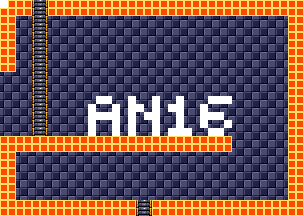

This is a level from a 2D game, rendered from its Tiled map with the project's own tilesets. A one-line summary and the map file follow, with tile-layer data summarised:
An orthogonal 38x27 tile map with 8x8 px tiles, 4 tile layers (background, foreground, room numbers, Objects), 15 tilesets.

<map version="1.5" tiledversion="1.7.1" orientation="orthogonal" renderorder="right-down" width="38" height="27" tilewidth="8" tileheight="8" infinite="0" nextlayerid="11" nextobjectid="1">
 <tileset firstgid="1" source="tilesheets/tsKarniMata.tsx" />
 <tileset firstgid="1025" source="tilesheets/tsVoodooWasp.tsx" />
 <tileset firstgid="2049" source="tilesheets/tsBurial.tsx" />
 <tileset firstgid="3073" source="tilesheets/tsBlueTemple.tsx" />
 <tileset firstgid="4097" source="tilesheets/tsGoddess.tsx" />
 <tileset firstgid="5121" source="tilesheets/tsKonark.tsx" />
 <tileset firstgid="6145" name="sEnemies" tilewidth="8" tileheight="8" tilecount="1024" columns="32">
  <image source="../grapx/tilesheets/sObjects.bmp" trans="ff94ff" width="256" height="256" />
 </tileset>
 <tileset firstgid="7169" source="tilesheets/tsIceTemple.tsx" />
 <tileset firstgid="8193" source="tilesheets/tsLavaArea.tsx" />
 <tileset firstgid="9217" source="tilesheets/tsBossArea.tsx" />
 <tileset firstgid="10241" source="tilesheets/tsPegu.tsx" />
 <tileset firstgid="11265" source="tilesheets/sTiwanakuTemple.tsx" />
 <tileset firstgid="12289" source="tilesheets/sIndraTemple.tsx" />
 <tileset firstgid="13313" source="tilesheets/sTeleport.tsx" />
 <tileset firstgid="14337" source="tilesheets/sObjects.tsx" />
 <layer id="2" name="background" width="38" height="27">
  <data>[1026 cells, 1026 non-empty, 2 distinct tile ids]</data>
 </layer>
 <layer id="1" name="foreground" width="38" height="27">
  <data>[1026 cells, 312 non-empty, 3 distinct tile ids]</data>
 </layer>
 <layer id="7" name="room numbers" width="38" height="27">
  <data>[1026 cells, 44 non-empty, 1 distinct tile ids]</data>
 </layer>
 <layer id="10" name="Objects" width="38" height="27">
  <data>[1026 cells, 0 non-empty, 0 distinct tile ids]</data>
 </layer>
</map>
